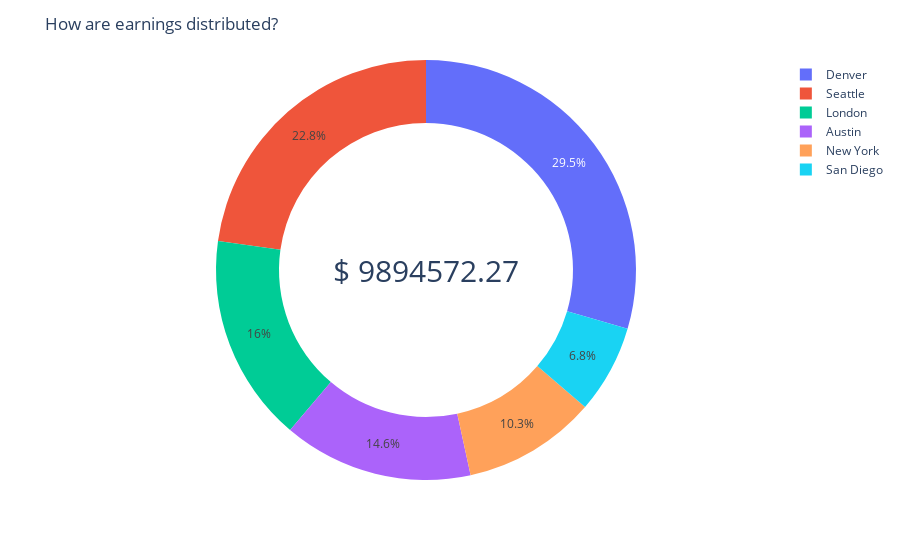

This figure's notebook cell:
### Code cell
fig = px.pie(
    data_frame=earnings.toPandas(),
    names='storeLocation',
    values='totalEarnings',
    hole=0.7,
)

fig.update_layout(
    title='How are earnings distributed?',
    annotations=[dict(
        font=dict(size=30),
        showarrow=False,
        text=f'$ {float(earnings.groupBy().sum().collect()[0][0])}',
        x=0.5,
        y=0.5
    )]
)

fig.show()

### Figure 1 — Plotly figure (JSON) as saved in the notebook; plotly's stock layout.template omitted (floating-point values rounded to 4 significant figures)
{"data": [{"domain": {"x": [0, 1], "y": [0, 1]}, "hole": 0.7, "hovertemplate": "storeLocation=%{label}<br>totalEarnings=%{value}<extra></extra>", "labels": ["Denver", "Seattle", "London", "Austin", "New York", "San Diego"], "legendgroup": "", "name": "", "showlegend": true, "type": "pie", "values": [2921000.0, 2256000.0, 1583000.0, 1446000.0, 1016000.0, 672900.0]}], "layout": {"annotations": [{"font": {"size": 30}, "showarrow": false, "text": "$ 9894572.27", "x": 0.5, "y": 0.5}], "legend": {"tracegroupgap": 0}, "margin": {"t": 60}, "title": {"text": "How are earnings distributed?"}}}
